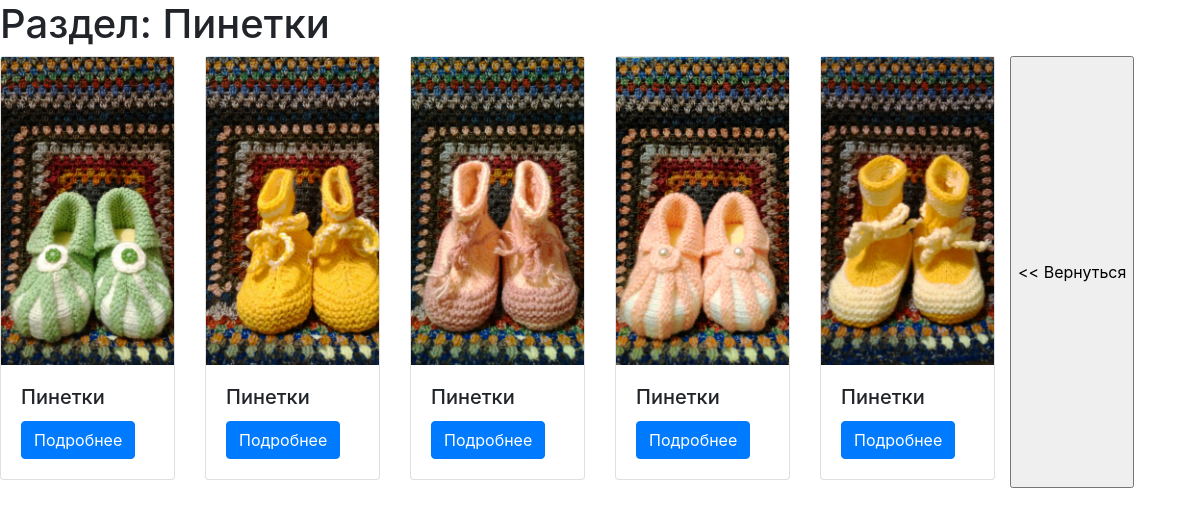
/cat/2/, run on the app's committed database.
### toys/models.py (models this page shows, shortened)
class Cat(models.Model):
    name = models.CharField(max_length=60)

class Toy(models.Model):
    title = models.CharField(max_length=100)
    description = models.TextField()
    materials = models.ManyToManyField("Material", related_name="toys")
    image = models.FilePathField(path="toys/static/img")
    last_modified = models.DateTimeField(auto_now=True)
    cat = models.ForeignKey(Cat, on_delete = models.SET_NULL, blank=True, null=True)

### toys/views.py (the view)
# urls.py: path("cat/<int:pk>/", views.cat_detail, name="cat_detail"),
def cat_detail(request, pk):
    cats = Cat.objects.get(pk=pk)
    nm = cats.name
    cat_toys = Toy.objects.all().filter(cat__exact = pk)
    for cat_toy in cat_toys:
        cat_toy.image=cat_toy.image[12:]
    context = {'cat_toys': cat_toys, 'nm': nm}
    return render(request, 'cat_detail.html', context)

### toys/templates/cat_detail.html
{% extends "base.html" %}
{% load static %}
{% block page_content %}
<h1>Раздел: {{nm}}</h1>
<div class="row">
{% for c in cat_toys %}
    <div class="col-md-2">
        <div class="card mb-2">
            <img src="{% static c.image %}" alt="" width="100%">
            <div class="card-body">
                <h5 class="card-title">{{ c.title }}</h5>
                <a href="all/{{c.pk}}"
                   class="btn btn-primary">
                    Подробнее
                </a>
            </div>
        </div>
    </div>
    {% endfor %}
	<input type="button" onclick="history.back();" value="<< Вернуться"/>
</div>
{% endblock %}

### data on the page
Cat: name "Пинетки"
Toy: title "Пинетки"
Toy: title "Пинетки"
Toy: title "Пинетки"
Toy: title "Пинетки"
Toy: title "Пинетки"
